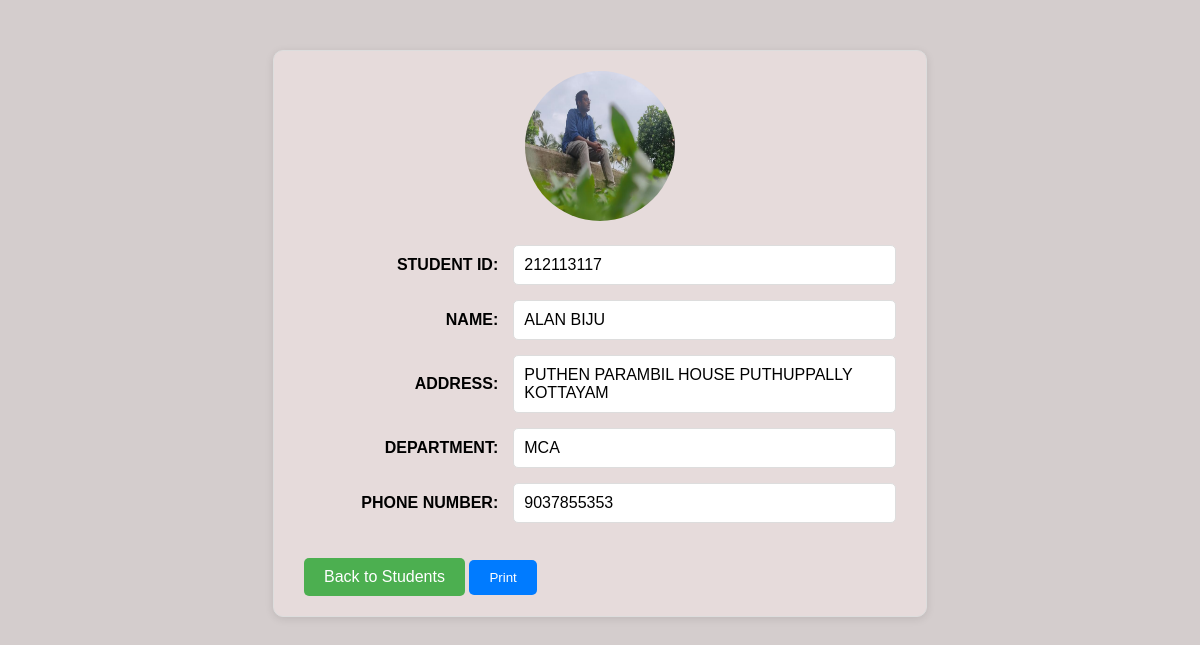
Screenshot of /view_student/212113117/ with the database file from the repository.
### main/models.py (models this page shows, shortened)
class Student(models.Model):
    student_id = models.CharField(max_length=10, unique=True)
    name = models.CharField(max_length=100)
    address = models.TextField()
    department = models.CharField(max_length=50)
    phone_number = models.CharField(max_length=15)
    photo = models.ImageField(upload_to='uploads/', default='uploads/default_photo.jpg')

### main/views.py (the view)
# urls.py: path('view_student/<str:student_id>/', views.view_student_details, name='view_student_details'),
def view_student_details(request, student_id):
    student = get_object_or_404(Student, student_id=student_id)
    return render(request, 'student_details.html', {'student': student})

### main/templates/student_details.html (shortened to what this page needs)
<!DOCTYPE html>
<html lang="en">
<head>
</head>
<body>
    <div class="details-box">
        <div class="photo">
            <img src="{{ student.photo.url }}" alt="Student Photo">
        </div>
        <div class="form-field">
            <div class="form-label">STUDENT ID:</div>
            <div class="form-value">{{ student.student_id }}</div>
        </div>
        <div class="form-field">
            <div class="form-label">NAME:</div>
            <div class="form-value">{{ student.name }}</div>
        </div>
        <div class="form-field">
            <div class="form-label">ADDRESS:</div>
            <div class="form-value">{{ student.address }}</div>
        </div>
        <div class="form-field">
            <div class="form-label">DEPARTMENT:</div>
            <div class="form-value">{{ student.department }}</div>
        </div>
        <div class="form-field">
            <div class="form-label">PHONE NUMBER:</div>
            <div class="form-value">{{ student.phone_number }}</div>
        </div>
        <a href="{% url 'view_students' %}" class="back-btn">Back to Students</a>
        <button class="print-button" onclick="printDetails()">Print</button>
    </div>
</body>
</html>

### main/templates/student_details.html (style rules this page uses)
body { background-color: rgb(212, 205, 205); font-family: 'Gill Sans', sans-serif; }
.details-box { width: 50%; margin: 50px auto; background-color: #e6dbdb; border: 1px solid #ddd; padding: 20px 30px; border-radius: 10px; box-shadow: 0 2px 8px rgba(0, 0, 0, 0.1); }
.photo { text-align: center; margin-bottom: 20px; }
.photo img { border-radius: 50%; width: 150px; height: 150px; }
.form-field { display: flex; align-items: center; margin-bottom: 15px; }
.form-label { width: 35%; font-weight: bold; text-align: right; margin-right: 15px; font-size: 16px; }
.form-value { width: 65%; background-color: white; padding: 10px; border: 1px solid #ddd; border-radius: 5px; font-size: 16px; font-family: inherit; }
.back-btn { display: inline-block; margin-top: 20px; padding: 10px 20px; background-color: #4CAF50; color: white; text-decoration: none; border-radius: 5px; text-align: center; }
.print-button { display: inline-block; margin-top: 20px; padding: 10px 20px; background-color: #007bff; color: white; text-decoration: none; border-radius: 5px; text-align: center; border: none; cursor: pointer; }

### rows the page displays
Student: photo (picture), student_id "212113117", name "ALAN BIJU", address "PUTHEN PARAMBIL HOUSE PUTHUPPALLY KOTTAYAM", department "MCA", phone_number "9037855353"
